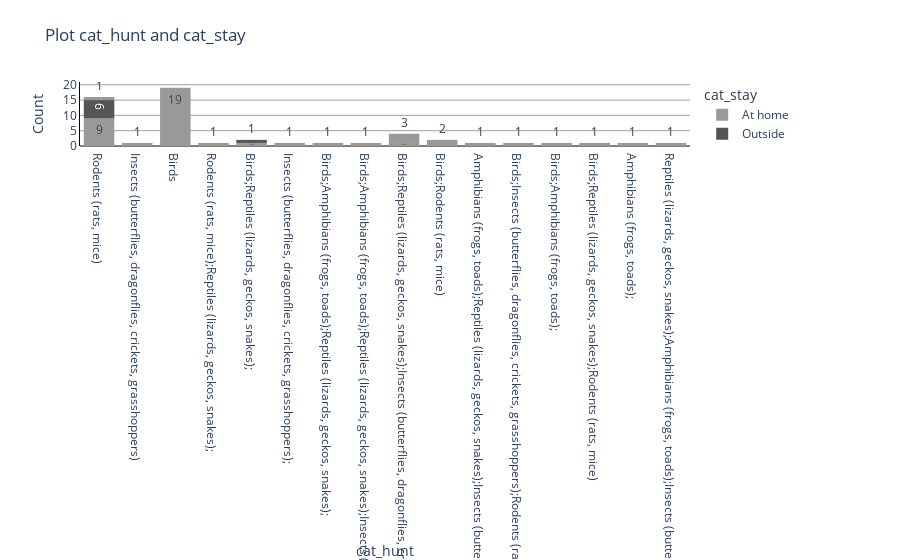

This figure's notebook cell:
### Code cell
x_var = graph_vars[2][1]
col_var = graph_vars[2][0]
col_scale = ['#999999','#555555']

fig = px.histogram(cat, x_var, color= col_var,
                   title = f'Plot {x_var} and {col_var}', # Graph title
                   color_discrete_sequence= col_scale,
                   category_orders= { x_var : cat_order_dict[x_var]}, # Define required order of categories
                       text_auto=True ## dimension
                       
                   )

fig.update_yaxes(title = 'Count', # Y-axis title
                    showline=True, linewidth=1, linecolor='Black', 
                    gridcolor='Grey', gridwidth=0.75,
                    zeroline=True, zerolinewidth=1, zerolinecolor='Black')
    
fig.update_xaxes(title = x_var) # X-axis title
fig.update_layout(showlegend=True, # legend
                      plot_bgcolor='White',
                      yaxis_range=[0,
                                   max(cat[x_var].value_counts()*1.1)])
    

fig.show()

### Figure 1 — Plotly figure (JSON) as saved in the notebook; plotly's stock layout.template omitted (floating-point values rounded to 4 significant figures)
{"data": [{"alignmentgroup": "True", "bingroup": "x", "hovertemplate": "cat_stay=At home<br>cat_hunt=%{x}<br>count=%{y}<extra></extra>", "legendgroup": "At home", "marker": {"color": "#999999", "pattern": {"shape": ""}}, "name": "At home", "offsetgroup": "At home", "orientation": "v", "showlegend": true, "texttemplate": "%{value}", "type": "histogram", "x": ["Rodents (rats, mice)", "Insects (butterflies, dragonflies, crickets, grasshoppers)", "Birds", "Rodents (rats, mice)", null, null, null, null, "Birds", "Birds", null, "Birds", null, null, null, "Birds", "Birds", null, "Birds", null, null, null, "Birds", null, "Rodents (rats, mice);Reptiles (lizards, geckos, snakes);", "Birds;Reptiles (lizards, geckos, snakes);", null, null, null, "Insects (butterflies, dragonflies, crickets, grasshoppers);", "Birds;Amphibians (frogs, toads);Reptiles (lizards, geckos, snakes);", "Birds;Amphibians (frogs, toads);Reptiles (lizards, geckos, snakes);Insects (butterflies, dragonflies, crickets, grasshoppers);", "Birds;Reptiles (lizards, geckos, snakes);Insects (butterflies, dragonflies, crickets, grasshoppers);", "Birds", null, "Birds;Rodents (rats, mice)", "Birds", "Birds;Rodents (rats, mice)", "Amphibians (frogs, toads);Reptiles (lizards, geckos, snakes);Insects (butterflies, dragonflies, crickets, grasshoppers);", "Birds;Insects (butterflies, dragonflies, crickets, grasshoppers);Rodents (rats, mice)", "Birds", "Birds", null, "Rodents (rats, mice)", "Birds", null, null, "Birds", null, null, null, null, "Birds", null, null, null, "Rodents (rats, mice)", "Rodents (rats, mice)", "Birds", null, null, null, null, null, null, null, null, null, null, null, null, null, null, null, "Birds", null, "Rodents (rats, mice)", null, null, null, null, null, null, null, null, "Rodents (rats, mice)", null, "Birds", "Rodents (rats, mice)", null, null, null, null, null, null, null, "Birds", "Rodents (rats, mice)", null, null], "xaxis": "x", "yaxis": "y"}, {"alignmentgroup": "True", "bingroup": "x", "hovertemplate": "cat_stay=Outside<br>cat_hunt=%{x}<br>count=%{y}<extra></extra>", "legendgroup": "Outside", "marker": {"color": "#555555", "pattern": {"shape": ""}}, "name": "Outside", "offsetgroup": "Outside", "orientation": "v", "showlegend": true, "texttemplate": "%{value}", "type": "histogram", "x": ["Rodents (rats, mice)", "Rodents (rats, mice)", "Rodents (rats, mice)", null, null, null, "Birds;Reptiles (lizards, geckos, snakes);", "Rodents (rats, mice)", "Rodents (rats, mice)", null, null, null, "Rodents (rats, mice)", null, null, null, null, null], "xaxis": "x", "yaxis": "y"}, {"alignmentgroup": "True", "bingroup": "x", "hovertemplate": "cat_stay=Either at home or outside<br>cat_hunt=%{x}<br>count=%{y}<extra></extra>", "legendgroup": "Either at home or outside", "marker": {"color": "#999999", "pattern": {"shape": ""}}, "name": "Either at home or outside", "offsetgroup": "Either at home or outside", "orientation": "v", "showlegend": true, "texttemplate": "%{value}", "type": "histogram", "x": [null, null, null, "Rodents (rats, mice)", null, "Birds;Amphibians (frogs, toads);", null, "Birds;Reptiles (lizards, geckos, snakes);Insects (butterflies, dragonflies, crickets, grasshoppers);", null, "Birds;Reptiles (lizards, geckos, snakes);Insects (butterflies, dragonflies, crickets, grasshoppers);", "Birds;Reptiles (lizards, geckos, snakes);Rodents (rats, mice)", "Amphibians (frogs, toads);", "Birds;Reptiles (lizards, geckos, snakes);Insects (butterflies, dragonflies, crickets, grasshoppers);", "Reptiles (lizards, geckos, snakes);Amphibians (frogs, toads);Insects (butterflies, dragonflies, crickets, grasshoppers);", null, null, null, null, null, null], "xaxis": "x", "yaxis": "y"}], "layout": {"barmode": "relative", "legend": {"title": {"text": "cat_stay"}, "tracegroupgap": 0}, "plot_bgcolor": "White", "showlegend": true, "title": {"text": "Plot cat_hunt and cat_stay"}, "xaxis": {"anchor": "y", "domain": [0, 1], "title": {"text": "cat_hunt"}}, "yaxis": {"anchor": "x", "domain": [0, 1], "gridcolor": "Grey", "gridwidth": 0.75, "linecolor": "Black", "linewidth": 1, "range": [0, 20.9], "showline": true, "title": {"text": "Count"}, "zeroline": true, "zerolinecolor": "Black", "zerolinewidth": 1}}}
